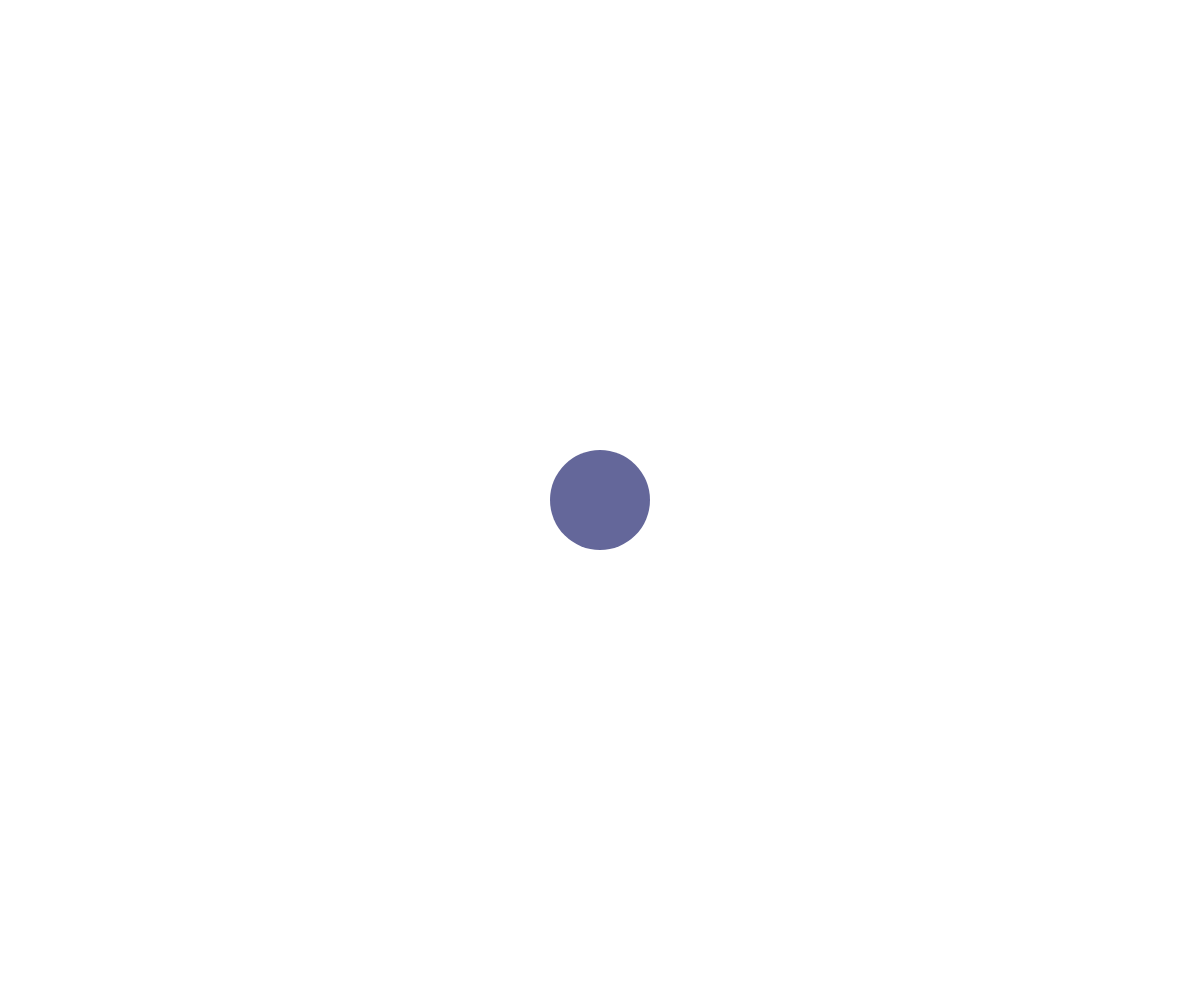
Frame 1 (no input)
Frame 60 (no input): identical to frame 1, image omitted
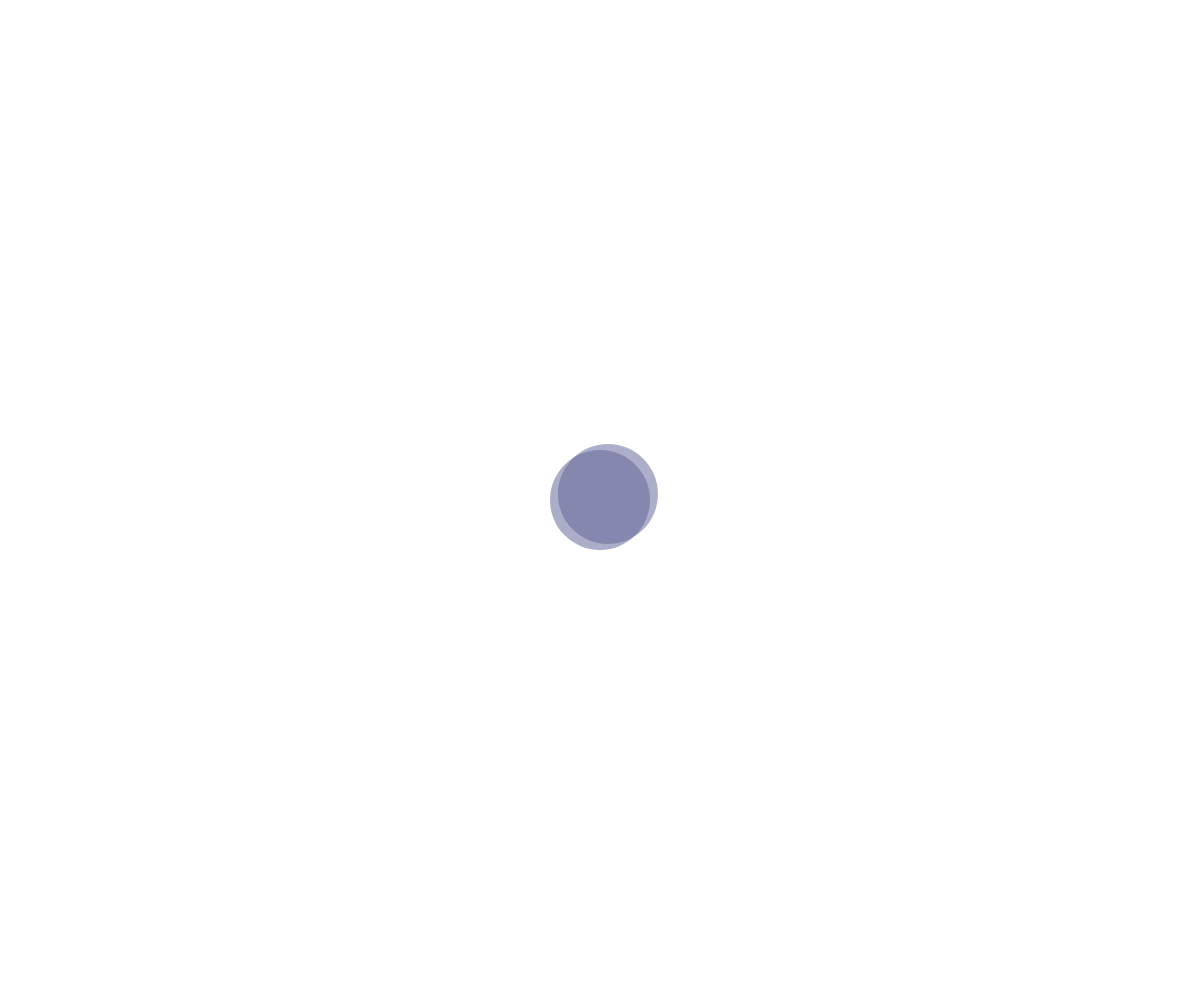
Frame 120 (the mouse pressed at the canvas centre since frame 60)

The p5.js sketch that drew these frames (run headless with seeded random() and noise() and a simulated clock; from frame 60 on, the mouse is pressed at the canvas centre):

// p5.js sketch
// ── sketch.js
const r = 100
    g = 103
    b = 154
    a = 255
    reset = 255

function setup() {
 createCanvas(windowWidth, windowHeight) 
 dot = new Dot()
}

function draw() {
  background(255)

  dot.display_dot()

  var d = dist(dot.pos.x, dot.pos.y, mouseX, mouseY)

  if (d < 60) {
    a = a - 2;
    dot.tremble()
  } else {
    a = reset
    dot.display_dot
  }
}

function Dot() {
  this.pos = createVector(windowWidth/2, windowHeight/2)

  this.tremble = function() {
    var tremblex = (random(-10, 10))
    var trembley = (random(-10, 10))

    noStroke()
    fill(r, g, b, a)
    ellipse(this.pos.x + tremblex, this.pos.y + trembley, 100, 100)
  }

  this.display_dot = function() {
    noStroke()
    fill(r, g, b, a)
    ellipse(this.pos.x, this.pos.y, 100, 100)
  }
}
